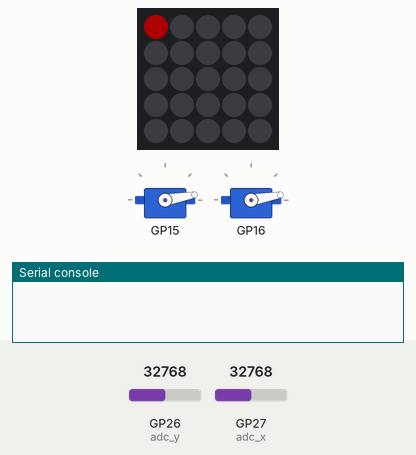
Simulated run of this program. Board: Raspberry Pi Pico running MicroPython. Parts: 5×5 RGB LED matrix, 2 × servo, the last lines printed to the serial console. The inputs (shaded band) are chosen by the test bench; at power-on: GP26 (adc_y) = 32768, GP27 (adc_x) = 32768 (analog values on the 0–65535 scale). Dim RGB values are drawn brighter than linear; the 25 LEDs are laid out as on the BitDogLab board (LED 0 bottom right, every second row reversed); servo angles are drawn from the pulse width (0.5 ms = 0°, 2.5 ms = 180°).

Above: at 1.2 s.
1.3 s: GP26 (adc_y) set to 59584
2.8 s: GP26 (adc_y) set to 60832
At 3.29 s:
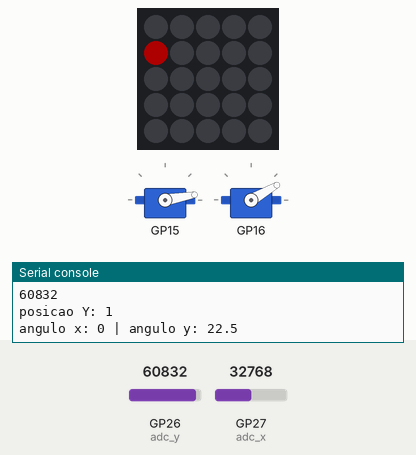
5.5 s: GP27 (adc_x) set to 59296
7.0 s: GP27 (adc_x) set to 60960
At 7.74 s:
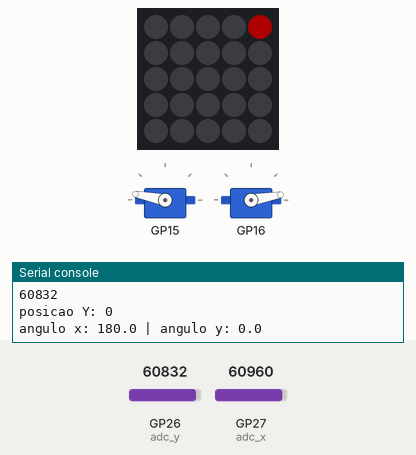
9.5 s: GP26 (adc_y) set to 59345
At 9.76 s:
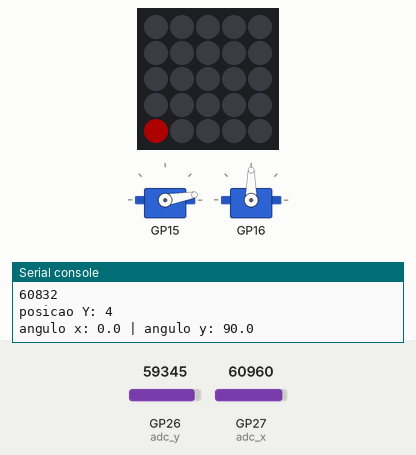
12.3 s: GP26 (adc_y) set to 60655
At 13.51 s:
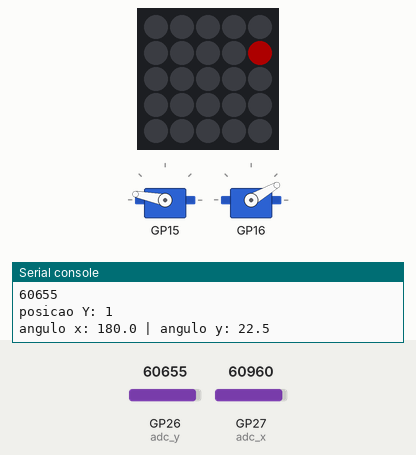
Timing chart, 0 to 16.1 s (numbered marks = the images above; inputs shaded):
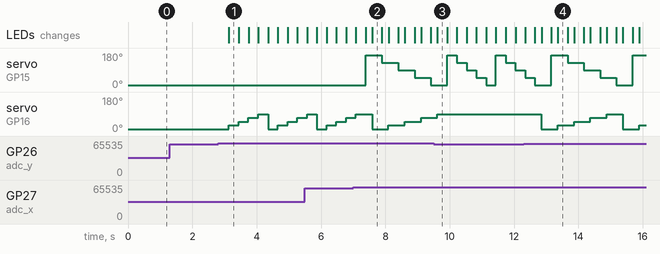

Measured:
- the behaviour switches between 60000 and 60016 on GP26 (adc_y) (found by bisection; images 0 and 1)
- the behaviour switches between 60000 and 60016 on GP27 (adc_x) (found by bisection; images 1 and 2)
- after the input at 1.3 s, every drawn part: stays the same
- after the input at 2.8 s, servo on GP16: 10° → 30° after 0.34 s, → 50° 0.30 s later, → 70° 0.30 s later, → 90° 0.30 s later, … (8 changes in this stretch); the LEDs: change after 0.34 s (image 1)
- after the input at 7.0 s, servo on GP15: 10° → 169° after 0.39 s, → 129° 0.51 s later, → 90° 0.51 s later, → 50° 0.51 s later, … (5 changes in this stretch); the LEDs: first differ from a run without the input after 0.39 s (image 2 shows a later state)
- after the input at 9.5 s, servo on GP16: goes on until 9.6 s, then stays 90°
- after the input at 12.3 s, servo on GP16: 90° → 10° after 0.55 s, → 30° 0.51 s later, → 50° 0.51 s later, → 70° 0.51 s later, … (7 changes in this stretch); the LEDs: first differ from a run without the input after 0.35 s (image 4 shows a later state)

The program:

projeto_2_laser_final.py
```python
from machine import Pin, PWM, ADC
import utime
import random
import neopixel
import time
import math
from time import sleep
from math import atan2, degrees


# Inicializa o display
chain = neopixel.NeoPixel(Pin(7), 25)

# Inicializa o joystick e botoes A e B
adc_x = ADC(Pin(27))
adc_y = ADC(Pin(26))
joystick_button = Pin(22, Pin.IN, Pin.PULL_UP)
button_a = Pin(5, Pin.IN, Pin.PULL_UP)
button_b = Pin(6, Pin.IN, Pin.PULL_UP)


#definindo variaveis de posicao e de angulo
posx = 0
posy = 0
angulo_x = 0
angulo_y = 0
# Define os valores mínimos e máximos dos conversores AD
adc_min = 300
adc_max = 65535

# Tamanho da matriz de LEDs
matrix_size = 5

LED_MATRIX = [
    [24, 23, 22, 21, 20],
    [15, 16, 17, 18, 19],
    [14, 13, 12, 11, 10],
    [5, 6, 7, 8, 9],
    [4, 3, 2, 1, 0]]

class Servo:

    # Construtor
    def __init__(self):
        self.FREQ = 50
        self.pulse_min = 2000 # 0º ~ 0.61 ms
        self.pulse_max = 7800 # 360º ~ 2.38 ms
        self.duty = self.convert(0)  # Começa em 90º

    # Configura o pino e inicia o PWM a 0º
    def attach(self, pino):
        self.pin = Pin(pino)
        self.pwm = PWM(self.pin)
        self.pwm.freq(self.FREQ)
        self.pwm.duty_u16(self.duty)

    # Converte o angulo em pulso
    def convert(self, angulo):
        if angulo <= 0:
            return self.pulse_min
        if angulo >= 180:
            return self.pulse_max

        pulso = self.pulse_min + int( (angulo / 180) * (self.pulse_max - self.pulse_min) )
        return pulso

    # Recebe o angulo e controla o servo
    def write(self, angulo):
        self.duty = self.convert(angulo)
        self.pwm.duty_u16(self.duty)


#definindo um offset para a escala de leitura de joystick
def map_value(value, in_min, in_max, out_min, out_max):
    return (value - in_min) * (out_max - out_min) // (in_max - in_min) + out_min

# Define as dimensões da matriz de LEDs
matrix_width = 5
matrix_height = 5

# Define a cor atual do LED
current_color = (50, 0, 0)


# Define o estado atual do botão do joystick
joystick_button_pressed = False

def map_adc_to_position(adc_value, adc_min, adc_max, matrix_size):
    position = int((adc_value - adc_min) / (adc_max - adc_min + 1) * matrix_size)
    return min(max(position, 0), matrix_size - 1)


# Inicializar ADC para os pinos VRx (GPIO26)
adc_vrx = ADC(Pin(27))
adc_vry = ADC(Pin(26))

def acender_led_joystick(valor, posx, posy):
    brilho = map_value(valor, 0, 65535, 0, 255)  # Normalizar para 0-255

    x, y = posx, posy  # Escolher um LED fixo da matriz (ajuste conforme necessário)

    indice = LED_MATRIX[x][y]
    chain[indice] = current_color  # Define a cor do LED
    chain.write()  # Atualiza os LEDs

# Apagar todos os LEDs
def apagar_todos():
    for i in range(25):
        chain[i] = (0, 0, 0)
    chain.write()


# Instancia os dois servos
servox = Servo()
servoy = Servo()

# Anexa aos pinos GP15 e GP16
servox.attach(15)
servoy.attach(16)


while True:


        vrx_value = adc_vrx.read_u16()  # Lê joystick X
        vry_value = adc_vry.read_u16()  # Lê joystick Y

        acender_led_joystick(vrx_value, posx, posy)  # Atualiza LED com brilho proporcional
        utime.sleep(0.1)  # Pequeno delay para estabilidade

        if vrx_value < 500:

            if posy <= 3:
                utime.sleep(0.2)
                posy+=1
                apagar_todos()
                print (vrx_value)
                print ("posicao X:",posy)
                angulo_x = posy*180/4
                servox.write(angulo_x)
                servoy.write(angulo_y)
                print("angulo x:", angulo_x, "| angulo y:", angulo_y)

            else :
               posy = 0
               utime.sleep(0.2)
               apagar_todos()
               print (vrx_value)
               print ("posicao X:",posy)
               angulo_x = posy*180/4
               servox.write(angulo_x)
               servoy.write(angulo_y)
               print("angulo x:", angulo_x, "| angulo y:", angulo_y)


        if vrx_value > 60000:
            if posy >= 1:
                utime.sleep(0.2)
                posy -= 1
                apagar_todos()
                print (vrx_value)
                print ("posicao X:",posy)
                angulo_x = posy*180/4
                servox.write(angulo_x)
                servoy.write(angulo_y)
                print("angulo x:", angulo_x, "| angulo y:", angulo_y)

            else :
                posy = 4
                utime.sleep(0.2)
                apagar_todos()
                print (vrx_value)
                print ("posicao X:",posy)
                angulo_x = posy*180/4
                servox.write(angulo_x)
                servoy.write(angulo_y)
                print("angulo x:", angulo_x, "| angulo y:", angulo_y)

        if vry_value < 500:
            if posx >=1:
                utime.sleep(0.2)
                posx -= 1
                apagar_todos()
                print (vry_value)
                print ("posicao Y:",posx)
                angulo_y = posx*90/4
                servox.write(angulo_x)
                servoy.write(angulo_y)
                print("angulo x:", angulo_x, "| angulo y:", angulo_y)

            else:
                posx=4
                utime.sleep(0.2)
                apagar_todos()
                print (vry_value)
                print ("posicao Y:",posx)
                angulo_y = posx*90/4
                servox.write(angulo_x)
                servoy.write(angulo_y)
                print("angulo x:", angulo_x, "| angulo y:", angulo_y)

        if vry_value > 60000:
            if posx <= 3:
                utime.sleep(0.2)
                posx += 1
                apagar_todos()
                print (vry_value)
                print ("posicao Y:",posx)
                angulo_y = posx*90/4
                servox.write(angulo_x)
                servoy.write(angulo_y)
                print("angulo x:", angulo_x, "| angulo y:", angulo_y)

            else:
                posx = 0
                utime.sleep(0.2)
                apagar_todos()
                print (vry_value)
                print ("posicao Y:",posx)
                angulo_y = posx*90/4
                servox.write(angulo_x)
                servoy.write(angulo_y)
                print("angulo x:", angulo_x, "| angulo y:", angulo_y)
```
